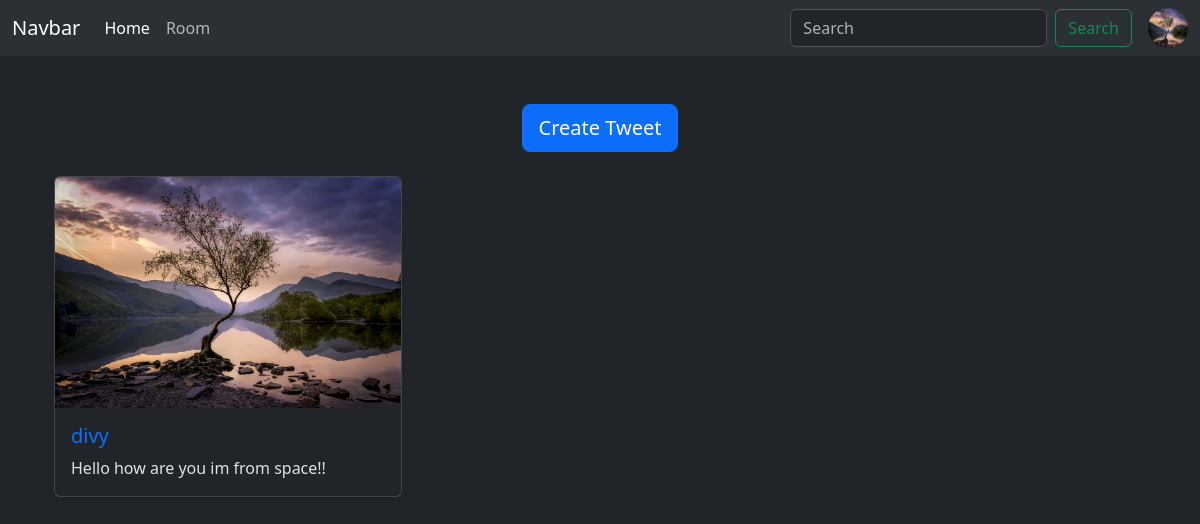
The app's page /, older data.
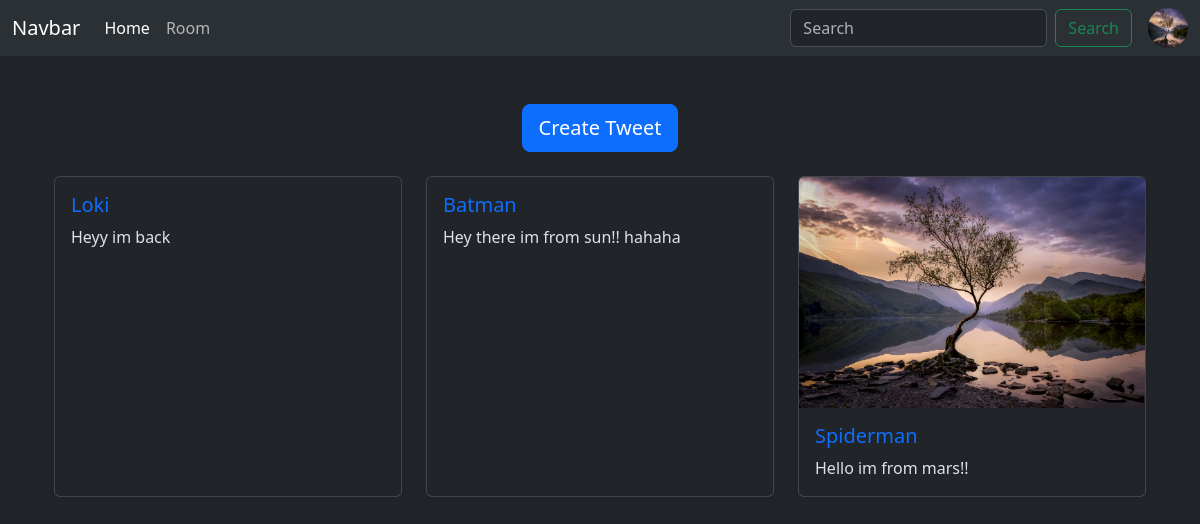
The same page, newer data.
### tweet/models.py (models this page shows, shortened)
class Tweet(models.Model):
    room = models.ForeignKey(
        Tweet_room,
        on_delete=models.CASCADE,
        related_name="tweets",
        blank=True,
        null=True,
    )
    user = models.ForeignKey(User, on_delete=models.CASCADE)
    text = models.TextField(max_length=240)
    photo = models.ImageField(upload_to="photos/", blank=True, null=True)
    created_at = models.DateTimeField(auto_now_add=True)
    updated_at = models.DateTimeField(auto_now=True)

### tweet/views.py (the view)
# urls.py: path("", views.tweet_list, name="tweet_list"),
def tweet_list(request):
    tweets = Tweet.objects.all().order_by("-created_at")
    return render(request, "tweet/tweet/tweet_list.html", {"tweets": tweets})

### tweet/templates/tweet/tweet/tweet_list.html (shortened to what this page needs)
{% extends 'layout.html' %}
{% block content %}
  <div class="container mt-5">
    <div class="text-center mb-4">
      <a href="{% url 'tweet_create' %}" class="btn btn-primary btn-lg">Create Tweet</a>
    </div>
    <div class="row row-cols-1 row-cols-md-3 g-4">
      {% for tweet in tweets %}
        {% if not tweet.room %}
          <div class="col">
            <div class="card h-100 shadow-sm">
              {% if tweet.photo %}
                <img src="{{ tweet.photo.url }}" class="card-img-top" alt="Tweet Image" />
              {% endif %}
              <div class="card-body">
                <h5 class="card-title text-primary">{{ tweet.user.username }}</h5>
                <p class="card-text">{{ tweet.text }}</p>
              </div>
            </div>
          </div>
        {% endif %}
      {% endfor %}
    </div>
  </div>
{% endblock %}

### templates/layout.html (shortened to what this page needs)
{% load static %}
<!DOCTYPE html>
<html lang="en" data-bs-theme="dark">
  <head>
    <link href="https://cdn.jsdelivr.net/npm/bootstrap@5.3.3/dist/css/bootstrap.min.css" rel="stylesheet" />
  </head>
  <body>
    <nav class="navbar navbar-expand-lg bg-body-tertiary">
      <div class="container-fluid">
        <a class="navbar-brand" href="#">Navbar</a>
        <div class="collapse navbar-collapse" id="navbarSupportedContent">
          <ul class="navbar-nav me-auto mb-2 mb-lg-0">
            <li class="nav-item">
              <a class="nav-link active" aria-current="page" href="{% url 'tweet_list' %}">Home</a>
            </li>
            <li class="nav-item">
              <a class="nav-link" href="{% url 'room_list' %}">Room</a>
            </li>
          </ul>
          <form class="d-flex" role="search">
            <input class="form-control me-2" type="search" placeholder="Search" aria-label="Search" />
            <button class="btn btn-outline-success" type="submit">Search</button>
          </form>
          <a  class="ms-3"><img src="/media/photos/lone-tree.jpg" alt="Profile" class="rounded-circle" style="width: 40px; height: 40px; cursor: pointer;" /></a>
        </div>
      </div>
    </nav>
    <div class="container h-100">
      {% block content %}{% endblock %}
    </div>
  </body>
</html>

Row changes from the older to the newer data that the page shows:
removed Tweet: photo (picture), user.username "divy", text "Hello how are you im from space!!"
added Tweet: user.username "Loki", text "Heyy im back"
added Tweet: user.username "Batman", text "Hey there im from sun!! hahaha"
added Tweet: photo (picture), user.username "Spiderman", text "Hello im from mars!!"
